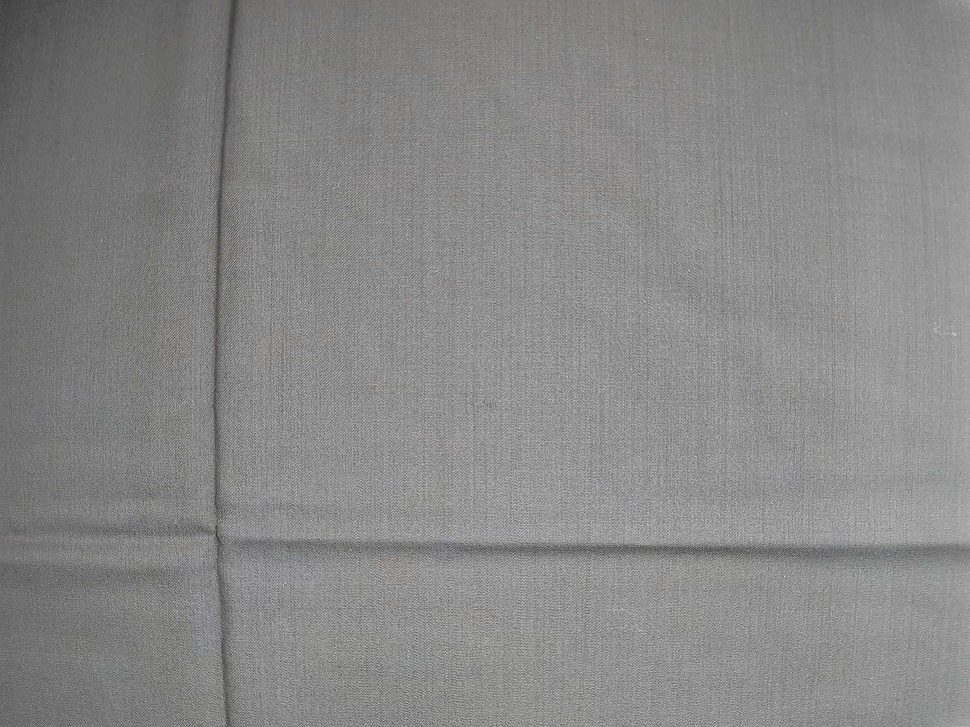
#> input picture data/raw/pics/Fb16_08_47_24.jpg, 970 x 727 px, shrunk from 2560 x 1920 before the run; its folder holds only this picture in this run
$ python hist_equal.py
#> lines starting #> are read from the running program, lines starting #| are printed output that depends on the picture
# hist_equal.py

import numpy as np
import cv2 as cv
import os

from pdb import set_trace

def load_images_from_folder(folder):
#> called with folder = '../data/raw/pics/'
    images = []
    filenames = []
    for filename in os.listdir(folder):
        img = cv.imread(os.path.join(folder, filename), 0)
#> img: shape (727, 970); min 43, max 255, mean 135.5
        if img is not None:
            images.append(img)
            filenames.append(filename)

    return filenames, images

def write_images_to_folder(folder, filenames, imgs):
    assert len(filenames) == len(imgs)
    for i in range(len(imgs)):
        cv.imwrite(os.path.join(folder, filenames[i]), imgs[i])

    return None


def main():
    data_path = '../data/raw/pics/'
    filenames, images = load_images_from_folder(data_path)
#> filenames = ['Fb16_08_47_24.jpg']; images = 1 item

    # select the method of histogram equalization (i.e. 'global' or 'regional')
    hist_method = 'global'

    equal_imgs = []
    for i in range(len(images)):

        if (hist_method == 'global'):
            res = cv.equalizeHist(images[i])

        elif (hist_method == 'regional'):
            clahe = cv.createCLAHE(clipLimit=10.0, tileGridSize=(50, 50))
            res = clahe.apply(images[i])

        equal_imgs.append(res)
#> this loop made 1 pass
#> pass 1, in main, `res = cv.equalizeHist(images[i])`:
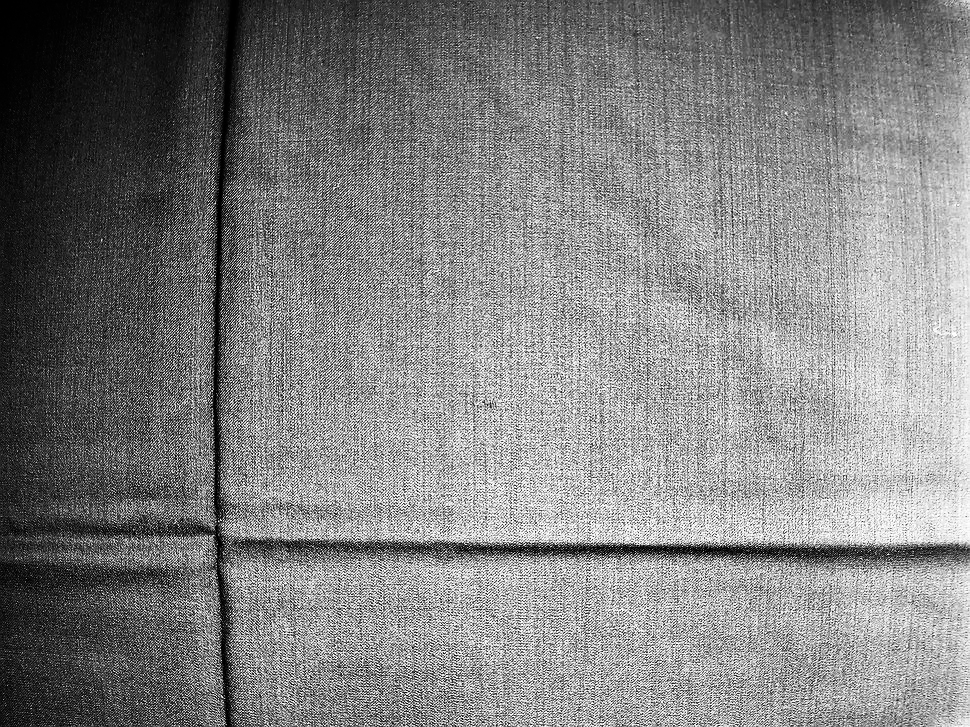
#> res: shape (727, 970); min 0, max 255, mean 129.4
#> after the loop, equal_imgs = 1 item

    output_path = '../data/processed/data_hist/'
    write_images_to_folder(output_path, filenames, equal_imgs)
#> the loop in write_images_to_folder, `for i in range(len(imgs)):` made 1 pass

if __name__ == '__main__':
    main()

$ run again, on data/raw/pics/Fb27_09_08_23.jpg
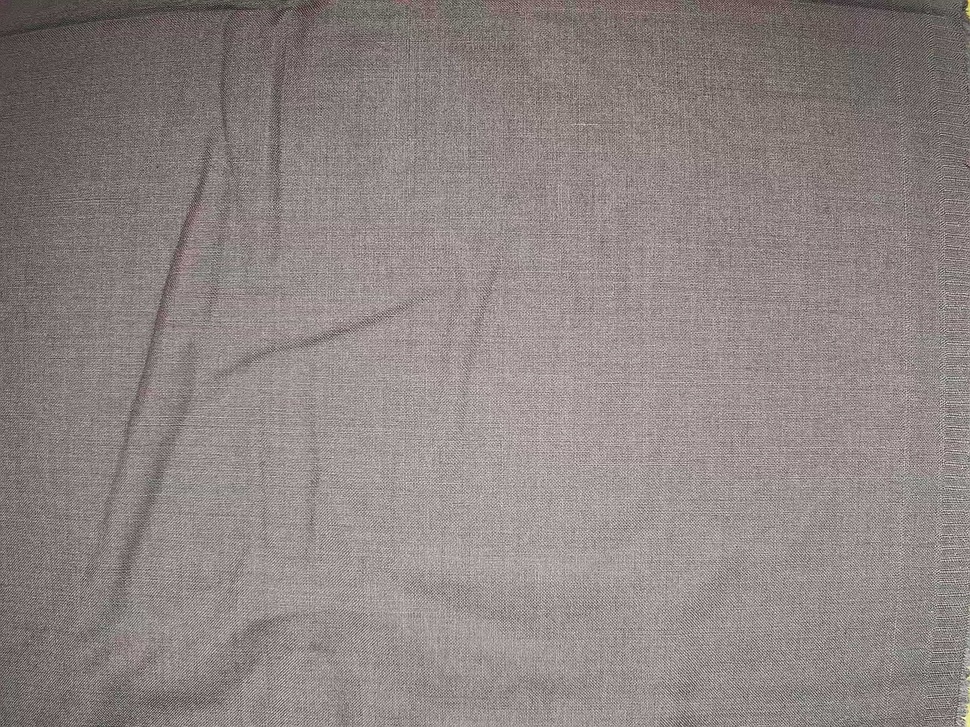
#> input picture data/raw/pics/Fb27_09_08_23.jpg, 970 x 727 px, shrunk from 2560 x 1920 before the run
#> filenames = ['Fb27_09_08_23.jpg']; images = 1 item
#> the loop in main, `for i in range(len(images)): ` made 1 pass
#> pass 1, in main, `res = cv.equalizeHist(images[i])`:
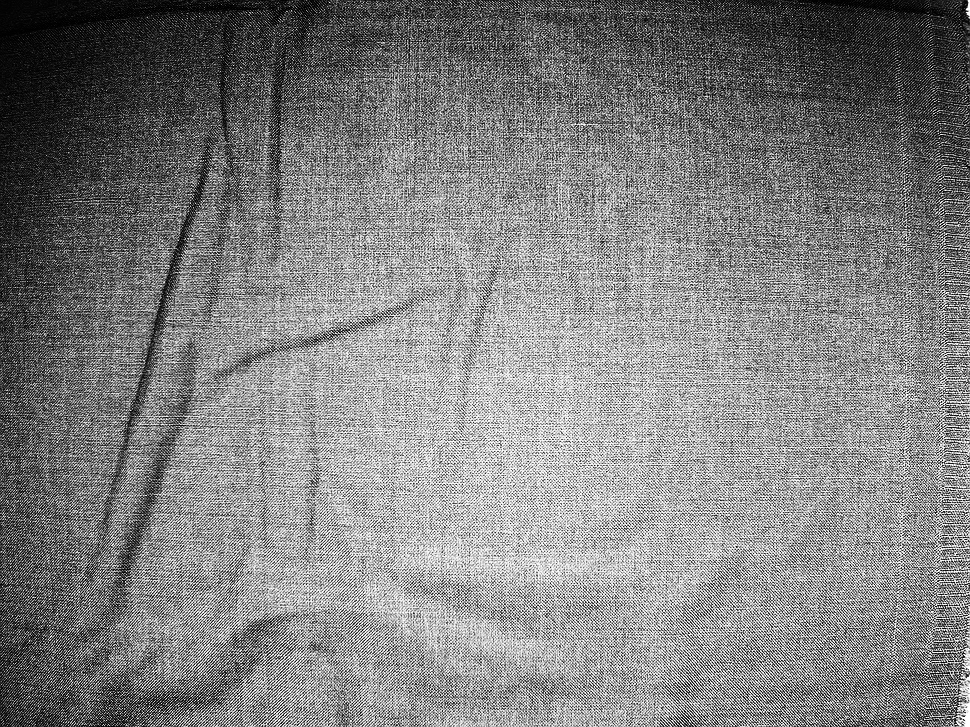
#> res: shape (727, 970); min 0, max 255, mean 128.7
#> the loop in write_images_to_folder, `for i in range(len(imgs)):` made 1 pass

$ run again, on data/raw/pics/Fb27_13_08_36.jpg
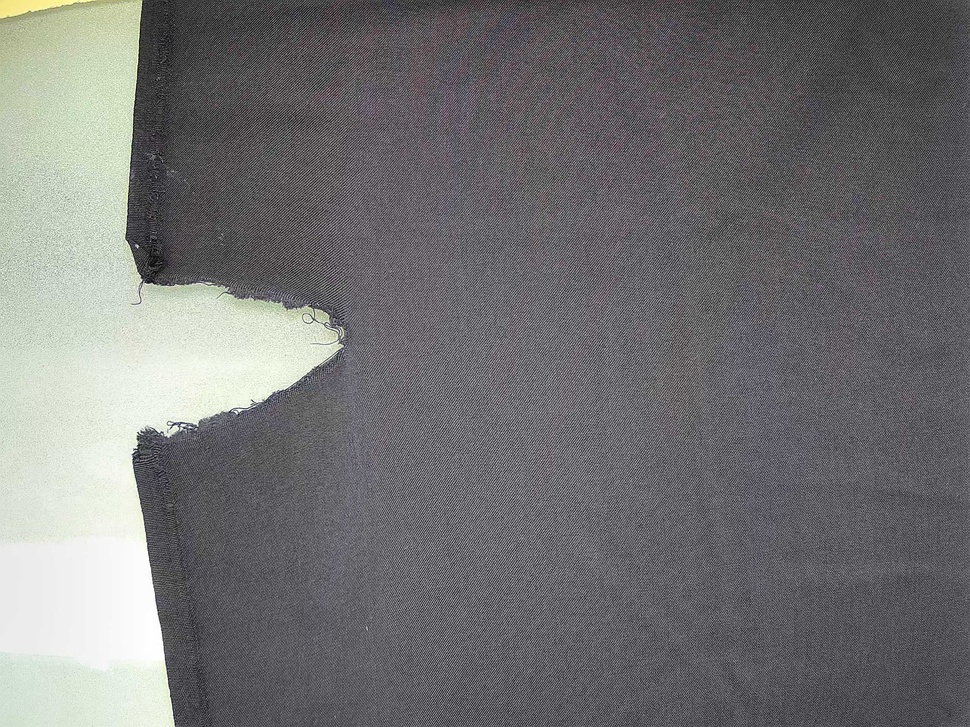
#> input picture data/raw/pics/Fb27_13_08_36.jpg, 970 x 727 px, shrunk from 2560 x 1920 before the run
#> filenames = ['Fb27_13_08_36.jpg']; images = 1 item
#> the loop in main, `for i in range(len(images)): ` made 1 pass
#> pass 1, in main, `res = cv.equalizeHist(images[i])`:
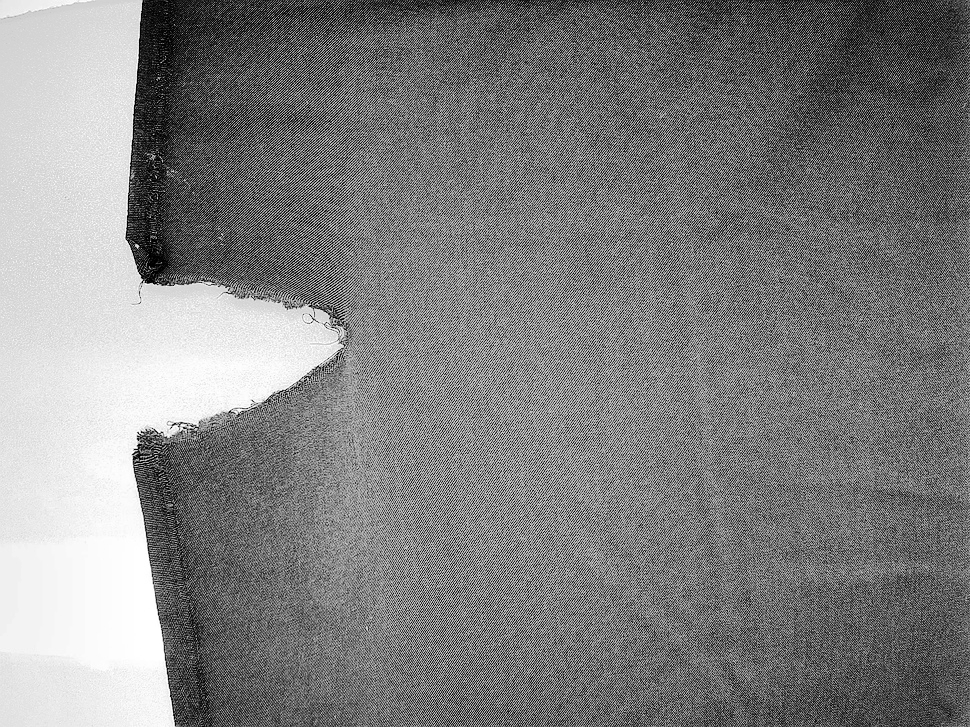
#> res: shape (727, 970); min 0, max 255, mean 128.4
#> the loop in write_images_to_folder, `for i in range(len(imgs)):` made 1 pass

$ run again, on data/raw/pics/Fb16_09_20_23.jpg
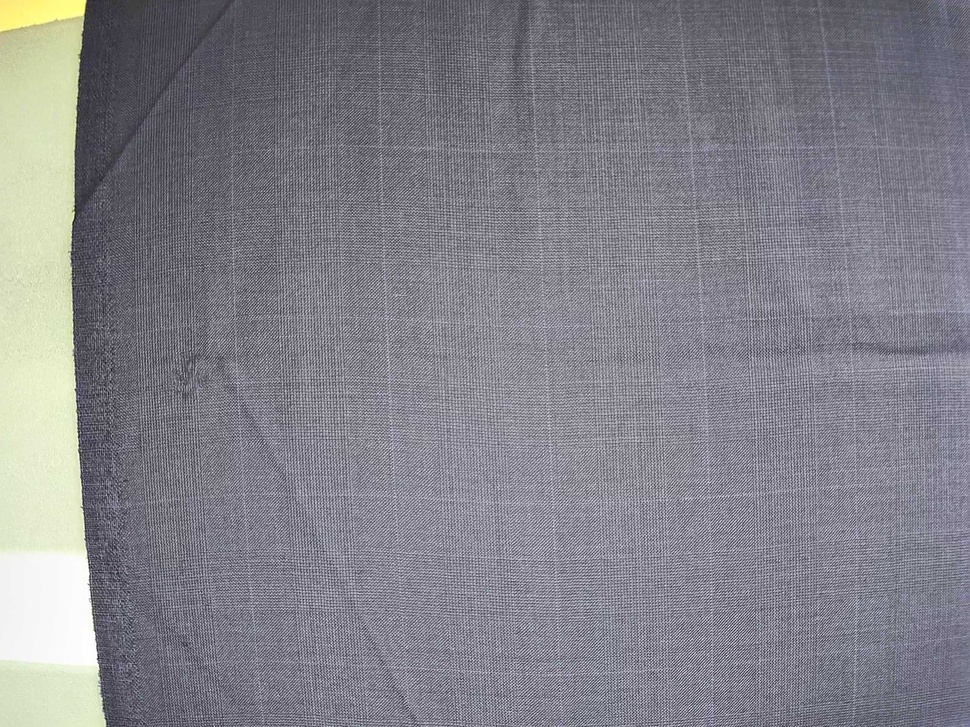
#> input picture data/raw/pics/Fb16_09_20_23.jpg, 970 x 727 px, shrunk from 2560 x 1920 before the run
#> in load_images_from_folder, `img = cv.imread(os.path.join(folder, filename), 0)`:
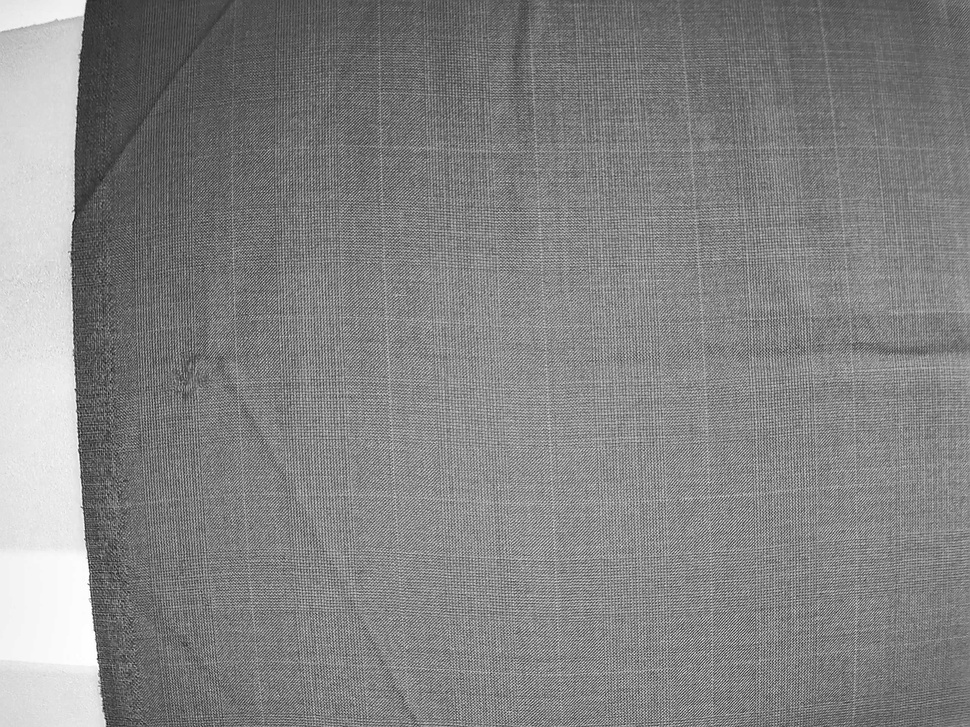
#> img: shape (727, 970); min 12, max 255, mean 131.3
#> filenames = ['Fb16_09_20_23.jpg']; images = 1 item
#> the loop in main, `for i in range(len(images)): ` made 1 pass
#> pass 1, in main, `res = cv.equalizeHist(images[i])`:
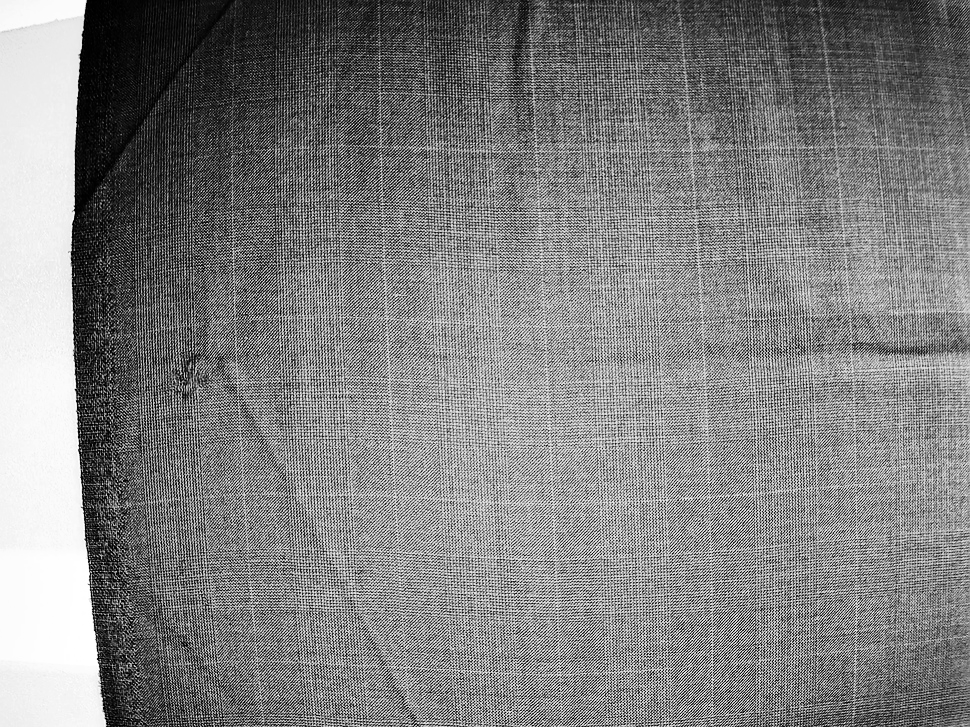
#> res: shape (727, 970); min 0, max 255, mean 128.5
#> the loop in write_images_to_folder, `for i in range(len(imgs)):` made 1 pass
